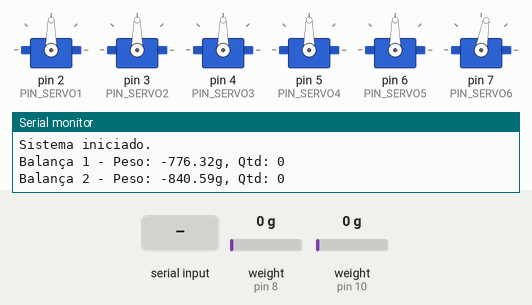
Recording of a sketch running on a simulated Arduino Uno, built with avr-gcc and run on an emulated ATmega328P. Parts: 6 × servo, the last lines printed to the serial monitor. The inputs (shaded band) are chosen by the test bench; at power-on: weight on the scale (sensors on pin 8, pin 10) 0 g.

Above: at 1.2 s.
1.3 s: "1" received over Serial
At 2.5 s:
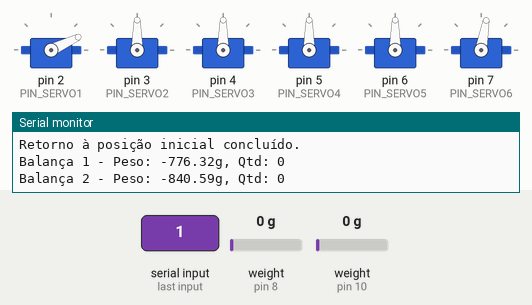
4.3 s: "2" received over Serial
At 5.0 s:
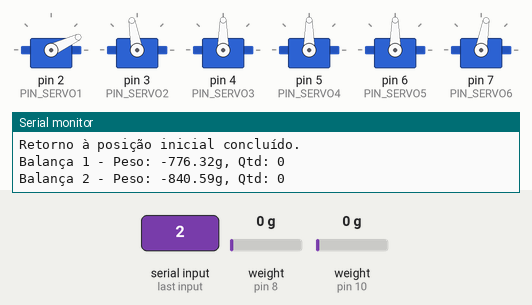
Timing chart, 0 to 7.3 s (numbered marks = the images above; inputs shaded):
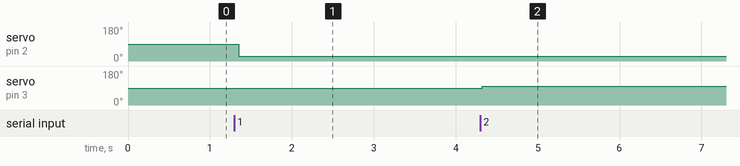

Measured:
- after the input at 1.3 s, servo on pin 2 (PIN_SERVO1): 90° → 25° after 0.05 s
- after the input at 4.3 s, servo on pin 3 (PIN_SERVO2): 90° → 100° at once

The sketch:

ProjetoFinal.ino
```cpp
#include <Servo.h>
#include "HX711.h"
#include <FreeRTOS.h>
#include <task.h>

// Configuração dos pinos dos servos
#define PIN_SERVO1 2
#define PIN_SERVO2 3
#define PIN_SERVO3 4
#define PIN_SERVO4 5
#define PIN_SERVO5 6
#define PIN_SERVO6 7

// Configuração dos pinos do HX711
#define LOADCELL1_DOUT_PIN 8
#define LOADCELL1_SCK_PIN 9
#define LOADCELL2_DOUT_PIN 10
#define LOADCELL2_SCK_PIN 11
#define BUTTON_TARA1 12
#define BUTTON_TARA2 13

#define CALIBVAL1 380013
#define CALIBVAL2 -400330
#define PESOBASE 32

// Valores iniciais de tara (ZEROVAL) para cada balança
long ZEROVAL1 = 364969;
long ZEROVAL2 = -385649;

long long BUFF1[50] = {0}; //Buffer da balanca 1
long long BUFF2[50] = {0}; //Buffer da balanca 2
byte BUFFL = sizeof(BUFF1) / sizeof(BUFF1[0]);

HX711 scale1;
HX711 scale2;

Servo servo1, servo2, servo3, servo4, servo5, servo6;

TaskHandle_t taskMovimentoHandle;
TaskHandle_t taskLeituraHandle;

void setup() {
  Serial.begin(115200);

  // Inicialização das balanças
  scale1.begin(LOADCELL1_DOUT_PIN, LOADCELL1_SCK_PIN);
  scale2.begin(LOADCELL2_DOUT_PIN, LOADCELL2_SCK_PIN);
  pinMode(BUTTON_TARA1, INPUT_PULLUP);
  pinMode(BUTTON_TARA2, INPUT_PULLUP);

  // Inicialização dos servos
  servo1.attach(PIN_SERVO1);
  servo2.attach(PIN_SERVO2);
  servo3.attach(PIN_SERVO3);
  servo4.attach(PIN_SERVO4);
  servo5.attach(PIN_SERVO5);
  servo6.attach(PIN_SERVO6);

  // Posição inicial dos servos
  servo1.write(90);
  servo2.write(90);
  servo3.write(90);
  servo4.write(90);
  servo5.write(90);
  servo6.write(80);

  // Criação das tarefas
  xTaskCreate(taskLeitura, "Leitura Balancas", 1000, NULL, 1, &taskLeituraHandle);
  xTaskCreate(taskMovimento, "Movimento Braço", 1000, NULL, 1, &taskMovimentoHandle);

  Serial.println("Sistema iniciado.");
}

// Função para movimentar um servo de forma não bloqueante
void moverServo(Servo& servo, int posicao, unsigned long tempoEspera) {
  static unsigned long ultimoTempo = 0;
  static bool emMovimento = false;

  if (!emMovimento) {
    servo.write(posicao);
    ultimoTempo = millis();
    emMovimento = true;
  } else if (millis() - ultimoTempo >= tempoEspera) {
    emMovimento = false; // Movimento concluído
  }
}

// Função para movimentar o braço para a peça escolhida
void moverParaPeca(int pos1, int pos2, int pos3, int pos4, int pos5, int pos6, const char* peca) {
  Serial.print("Movimentando para: ");
  Serial.println(peca);

  moverServo(servo1, pos1, 2000);
  moverServo(servo2, pos2, 2000);
  moverServo(servo3, pos3, 2000);
  moverServo(servo4, pos4, 2000);
  moverServo(servo5, pos5, 2000);
  moverServo(servo6, pos6, 2000);

  // Descarte da peça
  moverServo(servo3, 130, 2000);
  moverServo(servo1, 90, 2000);
  moverServo(servo2, 90, 2000);
  moverServo(servo3, 170, 2000);
  moverServo(servo4, 170, 2000);
  moverServo(servo5, 30, 2000);
  moverServo(servo6, 80, 2000);


  // Retorno à posição inicial
  moverServo(servo1, 90, 2000);
  moverServo(servo2, 90, 2000);
  moverServo(servo3, 90, 2000);
  moverServo(servo4, 90, 2000);
  moverServo(servo5, 90, 2000);
  moverServo(servo6, 80, 2000);

  Serial.println("Retorno à posição inicial concluído.");
}

// Função para coleta de dados das balanças
void taskLeitura(void *pvParameters) {
  while (1) {
    // Coleta de dados das balanças
    long RAW1 = ReadRAW(scale1, BUFF1);
    long RAW2 = ReadRAW(scale2, BUFF2);
    float peso1 = ConvertVal(RAW1, ZEROVAL1, CALIBVAL1);
    float peso2 = ConvertVal(RAW2, ZEROVAL2, CALIBVAL2);
    int qtd1 = DetectarQuantidade(peso1, 32.0, 3.0);
    int qtd2 = DetectarQuantidade(peso2, 25.0, 3.0);

    // Exibição dos dados
    Serial.print("Balança 1 - Peso: ");
    Serial.print(peso1);
    Serial.print("g, Qtd: ");
    Serial.println(qtd1);
    Serial.print("Balança 2 - Peso: ");
    Serial.print(peso2);
    Serial.print("g, Qtd: ");
    Serial.println(qtd2);

    vTaskDelay(1000 / portTICK_PERIOD_MS);
  }
}

// Função para movimentar o braço com a escolha de peça
void taskMovimento(void *pvParameters) {
  while (1) {
    // Verificar se há uma escolha da peça
    if (Serial.available()) {
      char escolha = Serial.read();
      switch (escolha) {
        case '1':
          moverParaPeca(25, 90, 165, 170, 45, 25, "Peça 1");
          break;
        case '2':
          moverParaPeca(25, 100, 160, 170, 30, 25, "Peça 2");
          break;
        case '3':
          moverParaPeca(1, 90, 170, 170, 40, 25, "Peça 3");
          break;
        case '4':
          moverParaPeca(1, 105, 165, 170, 25, 20, "Peça 4");
          break;
        default:
          Serial.println("Escolha inválida.");
          break;
      }
    }
    vTaskDelay(100 / portTICK_PERIOD_MS);
  }
}

// Função para conversão de peso
float ConvertVal(long RAWVAL, long ZEROVAL, long CALIBVAL) {
  float unit = (float)PESOBASE / (float)(ZEROVAL - CALIBVAL);
  return (float)(ZEROVAL - RAWVAL) * unit;
}

// Função para cálculo de média
long CalculateAverage(long long* BUFF) {
  long long ACC = 0;
  for (short i = 0; i < BUFFL; i++) {
    ACC += BUFF[i];
  }
  return (long)(ACC / BUFFL);
}

// Função para tara
void Tara(HX711& scale, long& ZEROVAL, int buttonPin) {
  Serial.print("Tara no botão ");
  Serial.println(buttonPin);
  while (!scale.is_ready());
  ZEROVAL = scale.read();
  Serial.println("Tara concluída.");
}

// Função para detecção de quantidade
int DetectarQuantidade(float pesoDetectado, float pesoPorItem, float margem) {
  for (int qtd = 1; qtd <= 2; qtd++) {
    float pesoMin = qtd * pesoPorItem - qtd * margem;
    float pesoMax = qtd * pesoPorItem + qtd * margem;
    if (pesoDetectado >= pesoMin && pesoDetectado <= pesoMax) {
      return qtd;
    }
  }
  return 0;
}

// Função para leitura do RAW
long ReadRAW(HX711& scale, long long* BUFF) {
  while (!scale.is_ready());
  long reading = scale.read();
  for (short i = 0; i < BUFFL - 1; i++) {
    BUFF[i] = BUFF[i + 1];
  }
  BUFF[BUFFL - 1] = reading;
  return CalculateAverage(BUFF);
}
```
